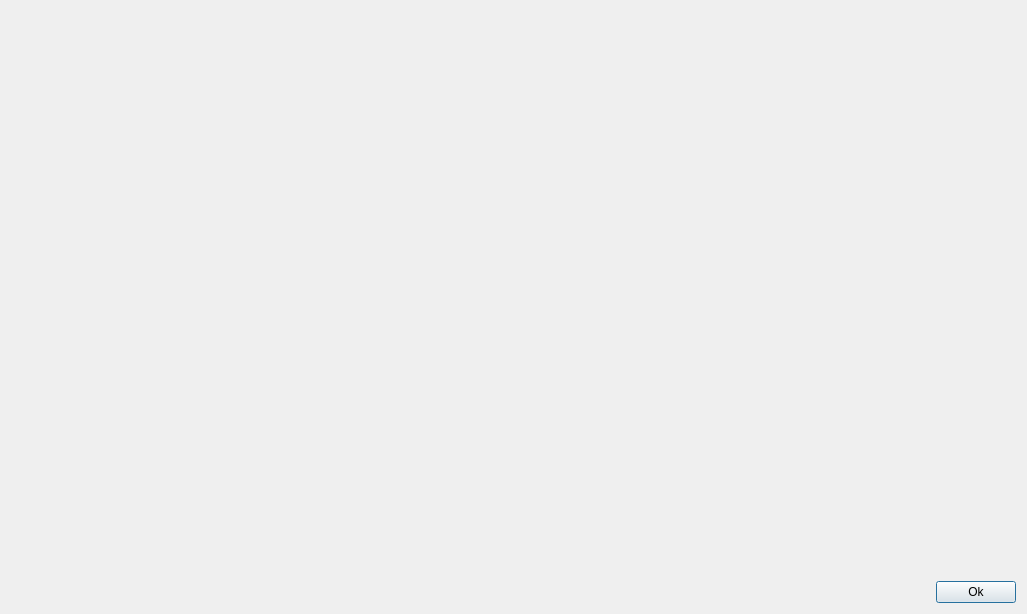
<?xml version="1.0" encoding="UTF-8"?>
<ui version="4.0">
 <class>Dialog</class>
 <widget class="QDialog" name="Dialog">
  <property name="geometry">
   <rect>
    <x>0</x>
    <y>0</y>
    <width>1027</width>
    <height>614</height>
   </rect>
  </property>
  <property name="sizePolicy">
   <sizepolicy hsizetype="Preferred" vsizetype="Preferred">
    <horstretch>0</horstretch>
    <verstretch>0</verstretch>
   </sizepolicy>
  </property>
  <property name="minimumSize">
   <size>
    <width>0</width>
    <height>0</height>
   </size>
  </property>
  <property name="maximumSize">
   <size>
    <width>10000</width>
    <height>10000</height>
   </size>
  </property>
  <property name="windowTitle">
   <string>HAL-4000 Focus Lock</string>
  </property>
  <layout class="QHBoxLayout" name="horizontalLayout_3">
   <item>
    <layout class="QVBoxLayout" name="verticalLayout_3">
     <item>
      <widget class="QWidget" name="lockDisplayWidget" native="true">
       <property name="sizePolicy">
        <sizepolicy hsizetype="MinimumExpanding" vsizetype="MinimumExpanding">
         <horstretch>0</horstretch>
         <verstretch>0</verstretch>
        </sizepolicy>
       </property>
       <property name="minimumSize">
        <size>
         <width>0</width>
         <height>0</height>
        </size>
       </property>
      </widget>
     </item>
     <item>
      <layout class="QHBoxLayout" name="horizontalLayout_2">
       <item>
        <spacer name="horizontalSpacer">
         <property name="orientation">
          <enum>Qt::Horizontal</enum>
         </property>
         <property name="sizeHint" stdset="0">
          <size>
           <width>40</width>
           <height>20</height>
          </size>
         </property>
        </spacer>
       </item>
       <item>
        <widget class="QPushButton" name="okButton">
         <property name="text">
          <string>Ok</string>
         </property>
        </widget>
       </item>
      </layout>
     </item>
    </layout>
   </item>
  </layout>
 </widget>
 <resources/>
 <connections/>
</ui>
